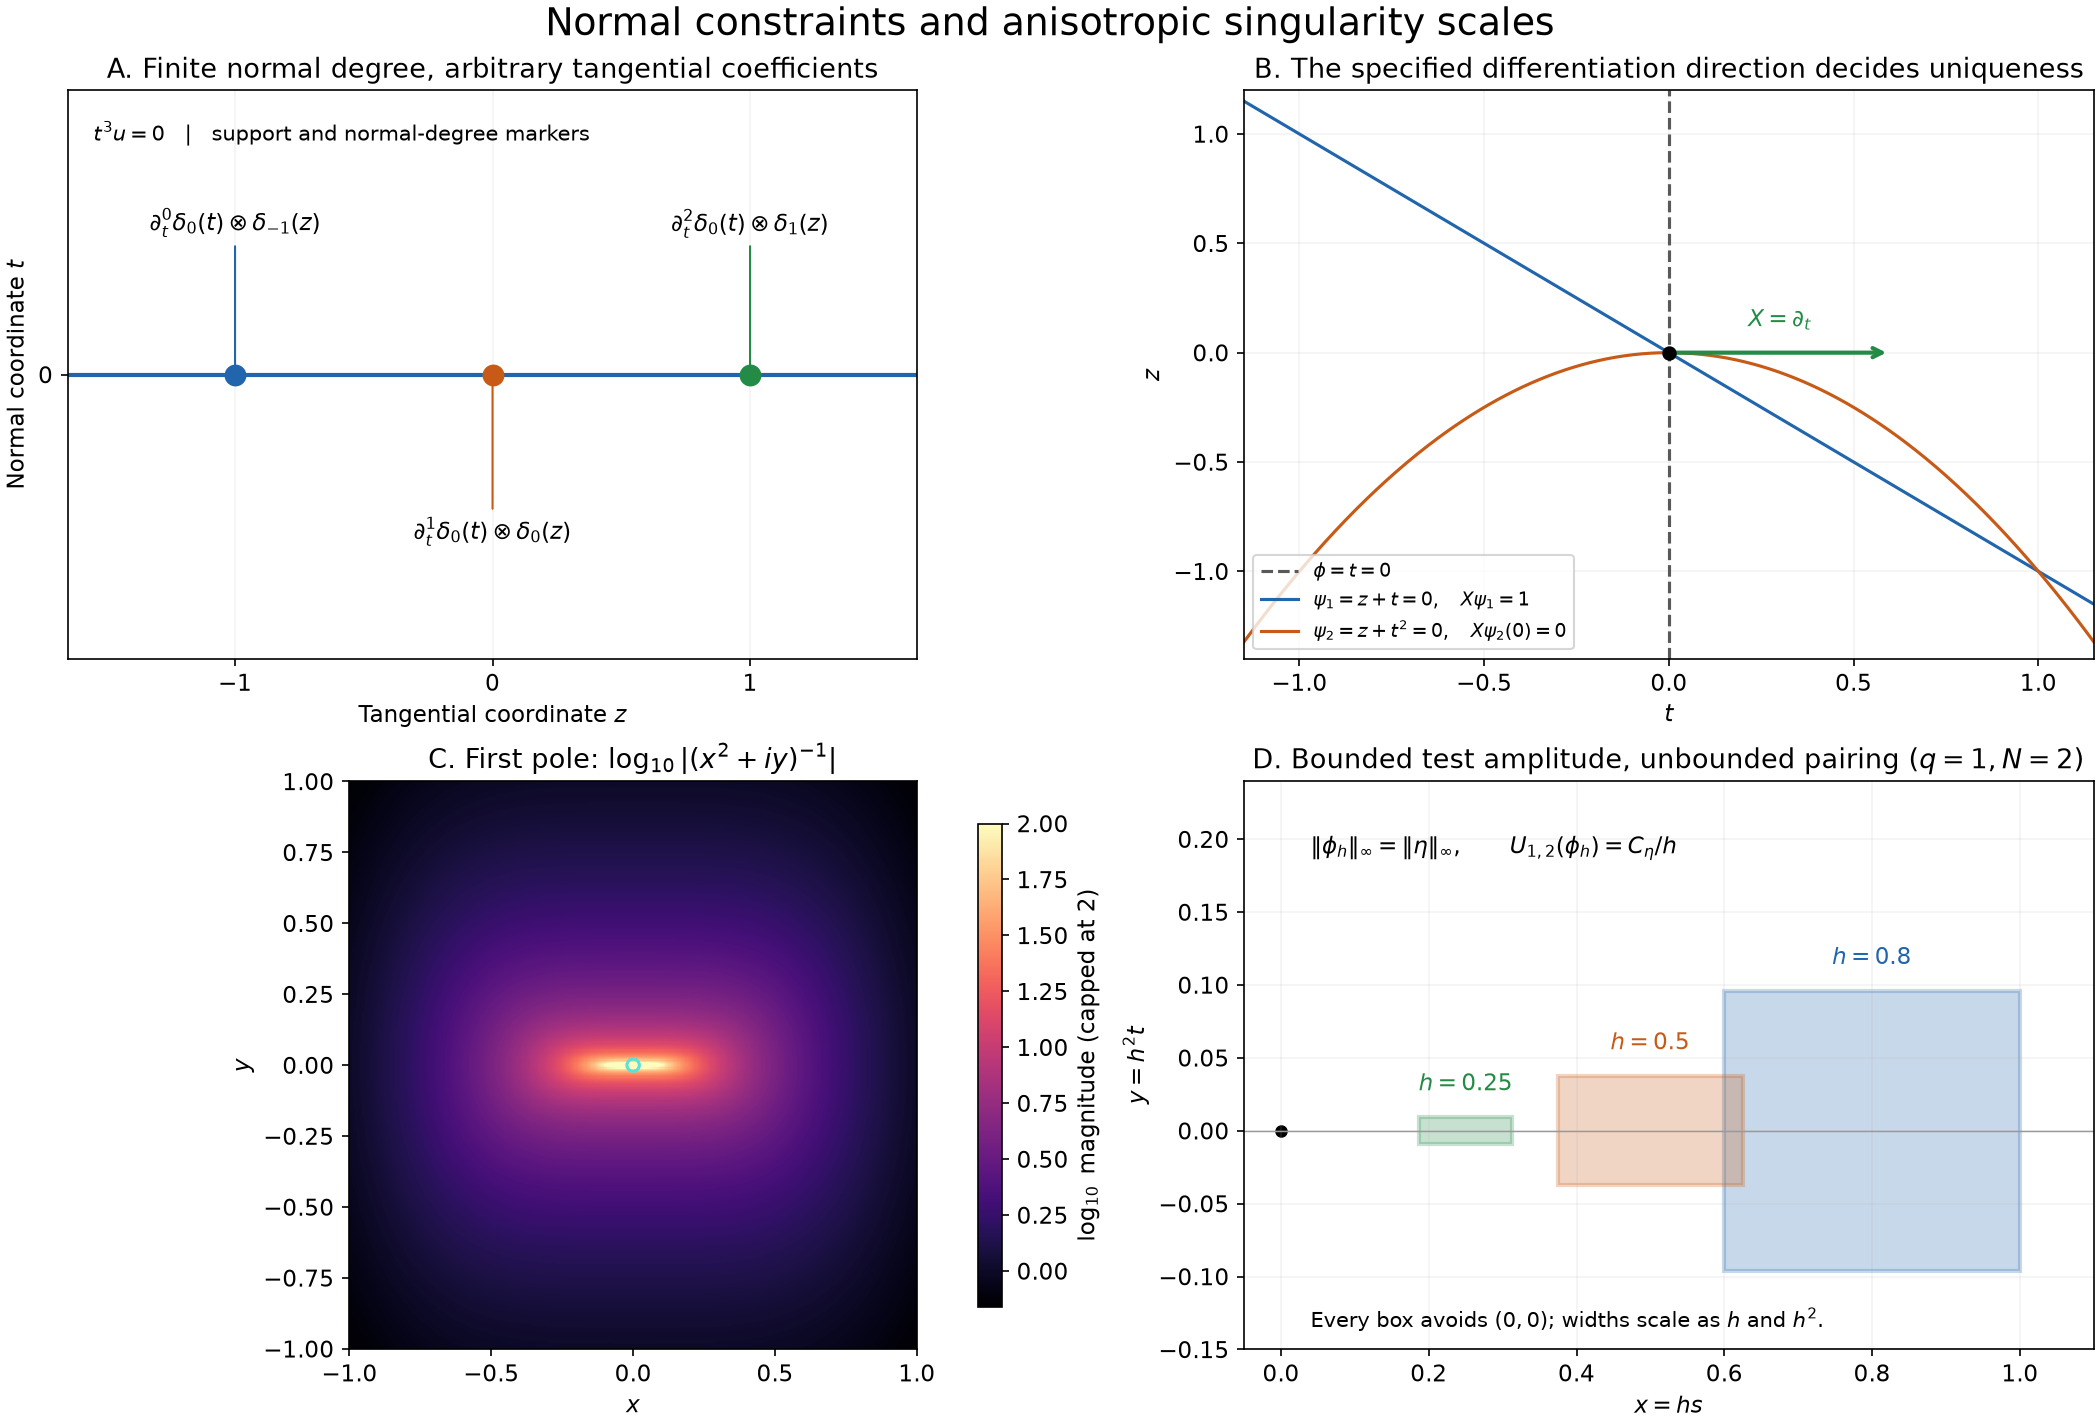

Write the Python code that produced this figure.
"""Normal jets, directional uniqueness and exact parabolic scaling.

Original figure by GPT-6 Astra (OpenAI), October 2026. CC0.
Reproduce with Python, NumPy and Matplotlib; outputs are written beside this file.
The distribution markers are support/degree labels, not values of a function.
"""
from pathlib import Path
import numpy as np
import matplotlib
matplotlib.use("Agg")
import matplotlib.pyplot as plt
from matplotlib.patches import Rectangle

plt.rcParams.update({"font.family": "DejaVu Sans", "font.size": 11,
                     "svg.hashsalt": "AN01-normal-jets-parabolic-scales"})
out=Path(__file__).resolve().parent
fig,axes=plt.subplots(2,2,figsize=(14,9.5),layout="constrained")
blue,orange,green="#2166ac","#c75a16","#238b45"

ax=axes[0,0]
ax.axhline(0,color=blue,lw=2)
for z,degree,color in [(-1,0,blue),(0,1,orange),(1,2,green)]:
    ax.scatter([z],[0],s=90,color=color,zorder=4)
    ax.annotate(r"$\partial_t^{%d}\delta_0(t)\otimes\delta_{%d}(z)$"%(degree,z),
                (z,0),xytext=(z,0.48 if degree!=1 else -0.55),
                ha="center",arrowprops={"arrowstyle":"-","color":color})
ax.set(xlim=(-1.65,1.65),ylim=(-.95,.95),xlabel=r"Tangential coordinate $z$",
       ylabel=r"Normal coordinate $t$",title="A. Finite normal degree, arbitrary tangential coefficients")
ax.text(-1.55,.78,r"$t^3u=0$   |   support and normal-degree markers",fontsize=10)
ax.set_xticks([-1,0,1]);ax.set_yticks([0])
ax.grid(alpha=.15)

ax=axes[0,1]
t=np.linspace(-1.15,1.15,501)
ax.axvline(0,color="0.35",ls="--",label=r"$\phi=t=0$")
ax.plot(t,-t,color=blue,label=r"$\psi_1=z+t=0,\quad X\psi_1=1$")
ax.plot(t,-t*t,color=orange,label=r"$\psi_2=z+t^2=0,\quad X\psi_2(0)=0$")
ax.scatter([0],[0],color="black",s=35,zorder=4)
ax.annotate("",xy=(.6,0),xytext=(0,0),arrowprops={"arrowstyle":"->","lw":2,"color":green})
ax.text(.3,.12,r"$X=\partial_t$",color=green,ha="center")
ax.set(xlim=(-1.15,1.15),ylim=(-1.4,1.2),xlabel=r"$t$",ylabel=r"$z$",
       title="B. The specified differentiation direction decides uniqueness")
ax.legend(loc="lower left",fontsize=9)
ax.grid(alpha=.15)

ax=axes[1,0]
v=np.linspace(-1,1,502)
x,y=np.meshgrid(v,v)
logmag=-.5*np.log10(x**4+y*y)
im=ax.pcolormesh(x,y,np.minimum(logmag,2),cmap="magma",vmin=-.16,vmax=2,shading="nearest",rasterized=True)
ax.scatter([0],[0],s=35,facecolors="none",edgecolors="#5de0d8",lw=1.5)
ax.set(xlabel=r"$x$",ylabel=r"$y$",title=r"C. First pole: $\log_{10}|(x^2+iy)^{-1}|$",aspect="equal")
fig.colorbar(im,ax=ax,label=r"$\log_{10}$ magnitude (capped at 2)",shrink=.85)

ax=axes[1,1]
for h,color in [(.8,blue),(.5,orange),(.25,green)]:
    ax.add_patch(Rectangle((.75*h,-.15*h*h),.5*h,.3*h*h,
                          facecolor=color,edgecolor=color,alpha=.25,lw=2))
    ax.text(h,.15*h*h+.018,f"$h={h:g}$",ha="center",color=color)
ax.scatter([0],[0],s=25,color="black")
ax.axhline(0,color="0.6",lw=.7)
ax.set(xlim=(-.05,1.1),ylim=(-.15,.24),xlabel=r"$x=hs$",ylabel=r"$y=h^2t$",
       title=r"D. Bounded test amplitude, unbounded pairing ($q=1,N=2$)")
ax.text(.04,.19,r"$\|\phi_h\|_\infty=\|\eta\|_\infty,\qquad U_{1,2}(\phi_h)=C_\eta/h$",fontsize=11)
ax.text(.04,-.135,r"Every box avoids $(0,0)$; widths scale as $h$ and $h^2$.",fontsize=10)
ax.grid(alpha=.15)
fig.suptitle("Normal constraints and anisotropic singularity scales",fontsize=18)
fig.savefig(out/"normal-jets-and-parabolic-scales.png",dpi=150)
svg=out/"normal-jets-and-parabolic-scales.svg"
fig.savefig(svg,metadata={"Date":None})
svg.write_text("\n".join(line.rstrip() for line in svg.read_text(encoding="utf-8").splitlines())+"\n",encoding="utf-8")
plt.close(fig)
